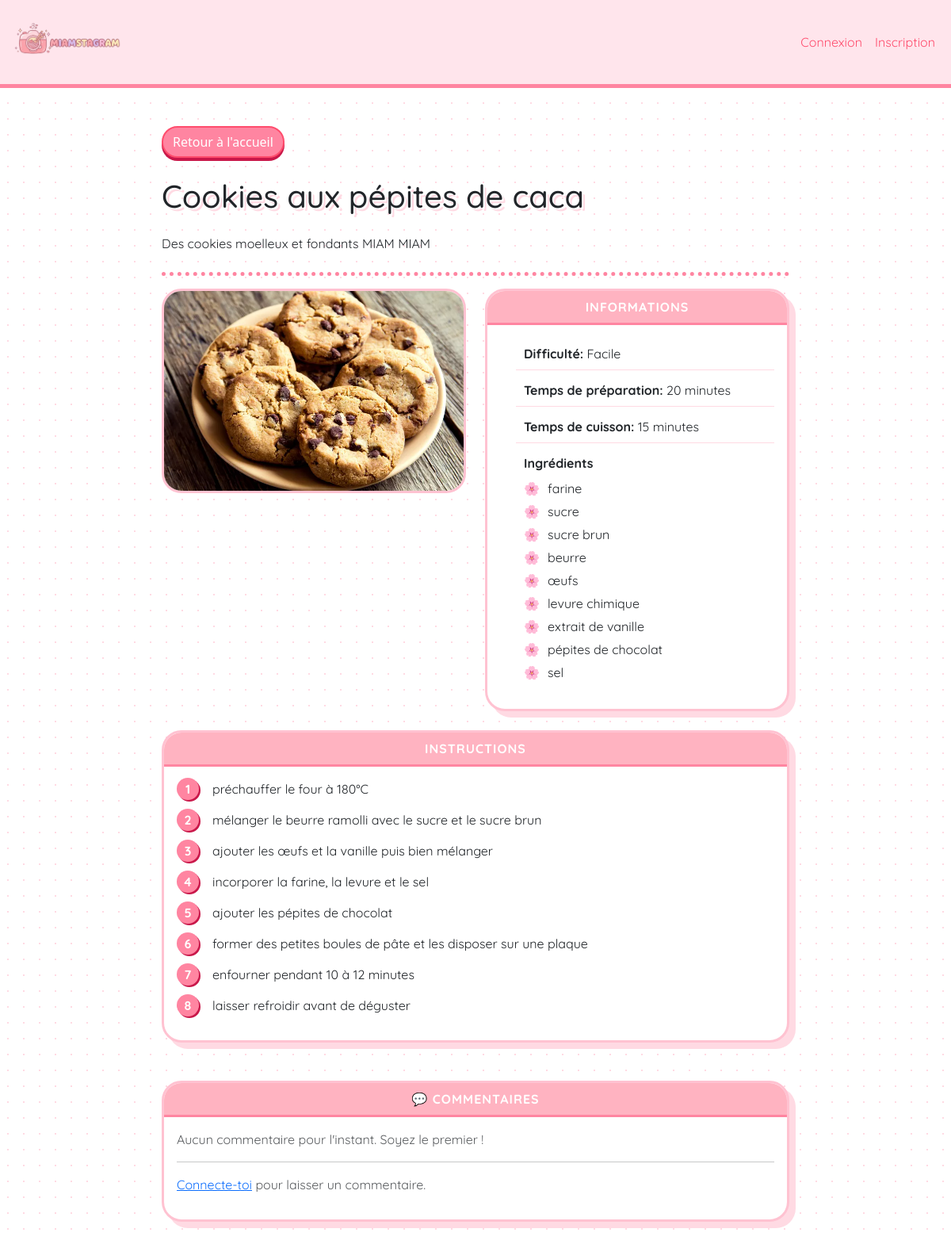
Screenshot of /recettes/1 with the database file from the repository.
### app.py (models this page shows)
class recettes(db.Model):
    recette_id = db.Column(db.Integer, primary_key=True)
    titre = db.Column(db.String(80), nullable=False)
    description = db.Column(db.Text, nullable=False)
    image_file = db.Column(db.String(120), nullable=False, default='default.jpg')
    difficulte = db.Column(db.String(20), nullable=False)
    temps_preparation = db.Column(db.Integer, nullable=False)
    temps_cuisson = db.Column(db.Integer, nullable=True)
    ingredients = db.Column(db.Text, nullable=False)
    instructions = db.Column(db.Text, nullable=False)
    statut = db.Column(db.String(20), nullable=False, default='public')
    auteur_id = db.Column(db.Integer, db.ForeignKey('user.id'), nullable=True)

### app.py (the view)
@app.route('/recettes/<int:recette_id>')
def recettes_page(recette_id):
    recette = recettes.query.get_or_404(recette_id)
    if recette.statut == 'prive' and session.get('user_id') != recette.auteur_id:
        flash("Cette recette est privée.", "danger")
        return redirect(url_for('home'))
    commentaires = Comment.query.filter_by(recette_id=recette_id).all()
    return render_template('recettes.html', recette=recette, commentaires=commentaires)

### templates/recettes.html (shortened to what this page needs)
<!doctype html>
<html lang="fr">
  <head>
    <link
      rel="stylesheet"
      href="{{ url_for('static', filename='css/style.css') }}"
    />
    <link
      href="https://cdn.jsdelivr.net/npm/bootstrap@5.3.8/dist/css/bootstrap.min.css"
      rel="stylesheet"
    />
  </head>
  <body>
    <header class="sticky-top">
      <nav class="navbar navbar-expand-lg bg-body-tertiary">
        <div class="container-fluid">
          <a class="navbar-brand" href="{{ url_for('home') }}">
            <img
              src="{{ url_for('static', filename='img/logo_horizontal.png') }}"
              alt="Logo"
              height="80"
            />
          </a>
          <div class="collapse navbar-collapse" id="navbarSupportedContent">
            <div class="d-flex ms-auto">
              <ul class="navbar-nav me-auto mb-2 mb-lg-0 align-items-center">
                {% if 'user_id' in session %}
                <li class="nav-item me-3">
                  <a
                    class="btn btn-success rounded-pill fw-bold"
                    href="{{ url_for('ajouter_recette') }}"
                    style="
                      background-color: #ff4d6d;
                      border: none;
                      box-shadow: 0 4px 0 #c9184a;
                    "
                  >
                    Créer une recette
                  </a>
                </li>
                <li class="nav-item">
                  <a
                    class="nav-link fw-bold text-primary"
                    href="{{ url_for('profil') }}"
                    >👤 {{ session['username'] }}</a
                  >
                </li>
                <li class="nav-item">
                  <a class="nav-link" href="{{ url_for('deconnexion') }}"
                    >Déconnexion</a
                  >
                </li>
                {% else %}
                <li class="nav-item">
                  <a class="nav-link" href="{{ url_for('connexion') }}"
                    >Connexion</a
                  >
                </li>
                <li class="nav-item">
                  <a class="nav-link" href="{{ url_for('inscription') }}"
                    >Inscription</a
                  >
                </li>
                {% endif %}
              </ul>
            </div>
          </div>
        </div>
      </nav>
    </header>
    <div class="row mt-5 justify-content-center">
      <div class="col-8">
        <a href="{{ url_for('home')}}" class="btn btn-primary mb-4">
          Retour à l'accueil</a
        >
        <h1 class="mb-4">{{ recette.titre }}</h1>
        <p class="mb-4">{{ recette.description }}</p>
        <hr class="my_line mb-3" />
        <div class="row align-items-start">
          <div class="col-md-6">
            <img
              src="{{ url_for('static', filename='img/' + recette.image_file) }}"
              class="img-fluid rounded"
              style="border: 3px solid #ffc2d1; border-radius: 25px !important"
              alt="{{ recette.titre }}"
            />
          </div>
          <div class="col-md-6">
            <div class="card">
              <div class="card-header">Informations</div>
              <div class="card-body">
                <ul class="list-group list-group-flush">
                  <li class="list-group-item">
                    <strong>Difficulté:</strong> {{ recette.difficulte }}
                  </li>
                  <li class="list-group-item">
                    <strong>Temps de préparation:</strong> {{
                    recette.temps_preparation }} minutes
                  </li>
                  <li class="list-group-item">
                    <strong>Temps de cuisson:</strong> {{ recette.temps_cuisson
                    }} minutes
                  </li>
                  <li class="list-group-item">
                    <strong>Ingrédients</strong>
                    <ul class="mt-2">
                      {% for ingredient in recette.ingredients.split(',') %}
                      <li>{{ ingredient.strip() }}</li>
                      {% endfor %}
                    </ul>
                  </li>
                </ul>
              </div>
            </div>
          </div>
        </div>
        <div class="row mt-4 mb-5">
          <div class="col-12">
            <div class="card">
              <div class="card-header">Instructions</div>
              <div class="card-body">
                <ol>
                  {% for etape in recette.instructions.split(';') %} {% if
                  etape.strip() %}
                  <li>{{ etape.strip() }}</li>
                  {% endif %} {% endfor %}
                </ol>
              </div>
            </div>
          </div>
        </div>
        <div class="row mb-5">
          <div class="col-12">
            <div class="card">
              <div class="card-header fw-bold">💬 Commentaires</div>
              <div class="card-body">
                {% if commentaires %} {% for c in commentaires %}
                <div class="border rounded p-3 mb-3 bg-light">
                  <strong>{{ c.auteur.username }}</strong>
                  <p class="mb-0 mt-1">{{ c.contenu }}</p>
                </div>
                {% endfor %} {% else %}
                <p class="text-muted">
                  Aucun commentaire pour l'instant. Soyez le premier !
                </p>
                {% endif %}
                <hr />
                {% if session.user_id %}
                <form
                  method="POST"
                  action="{{ url_for('commenter', recette_id=recette.recette_id) }}"
                >
                  <div class="mb-3">
                    <label for="contenu" class="form-label fw-bold"
                      >Laisser un commentaire</label
                    >
                    <textarea
                      class="form-control"
                      id="contenu"
                      name="contenu"
                      rows="3"
                      placeholder="Votre commentaire..."
                      maxlength="500"
                      required
                    ></textarea>
                  </div>
                  <button type="submit" class="btn btn-primary rounded-pill">
                    Envoyer
                  </button>
                </form>
                {% else %}
                <p class="text-muted">
                  <a href="{{ url_for('connexion') }}">Connecte-toi</a> pour
                  laisser un commentaire.
                </p>
                {% endif %}
              </div>
            </div>
          </div>
        </div>
      </div>
    </div>
  </body>
</html>

### static/css/style.css (style rules this page uses)
:root { --bs-primary: #ff85a1; --bs-primary-rgb: 255, 133, 161; --bs-body-bg: #fff0f3; --bs-body-color: #7a4a53; --bs-border-color: #ffc2d1; }
body { background-image: radial-gradient(#ffdae3 1px, transparent 1px); background-size: 20px 20px; font-family: 'Segoe UI', Roboto, 'Helvetica Neue', sans-serif; }
.navbar.bg-body-tertiary { background-color: #ffe5ec !important; border-bottom: 5px solid #ff85a1; }
.navbar-brand { color: #ff4d6d !important; font-weight: 900; text-transform: uppercase; letter-spacing: 1px; }
.card { background-color: #ffffff; border: 3px solid #ffc2d1 !important; border-radius: 25px !important; box-shadow: 8px 8px 0px #ffdae3; transition: all 0.2s ease; }
.btn-primary { background-color: #ff85a1 !important; border: 2px solid #ff4d6d !important; border-radius: 50px !important; color: white !important; padding: 8px 20px; box-shadow: 0 4px 0 #c9184a; }
.my_line { border-top: 5px dotted #ff85a1 !important; opacity: 1; }
h1, h2 { color: #ff4d6d; text-shadow: 2px 2px 0px #ffffff, 4px 4px 0px #ffdae3; }
body, p, .navbar, .card, .btn { font-family: 'Quicksand', sans-serif; }
.nav-link { color: #ff4d6d !important; font-weight: 700; transition: all 0.3s ease; }
.card-header { background-color: #ffb3c1 !important; color: white !important; font-weight: bold; text-transform: uppercase; border-bottom: 3px solid #ff85a1 !important; border-radius: 22px 22px 0 0 !important; text-align: center; letter-spacing: 1px; }
.list-group-item { background-color: transparent !important; border-color: #ffdae3 !important; color: #7a4a53; padding: 12px 20px; }
.card-body ul { list-style-type: '🌸'; padding-left: 20px; }
.card-body ul li { padding-left: 10px; margin-bottom: 5px; }
.card-body ol { counter-reset: kawaii-counter; list-style: none; padding-left: 0; }
.card-body ol li { counter-increment: kawaii-counter; margin-bottom: 15px; position: relative; padding-left: 45px; }
.card-body ol li::before { content: counter(kawaii-counter); position: absolute; left: 0; top: -2px; background-color: #ff85a1; color: white; width: 28px; height: 28px; border-radius: 50%; display: flex; align-items: center; justify-content: center; font-weight: bold; box-shadow: 2px 2px 0px #c9184a; }
h1 { font-family: 'Quicksand', sans-serif; font-weight: 700; }

### rows the page displays
recettes: titre "Cookies aux pépites de caca", description "Des cookies moelleux et fondants MIAM MIAM", image_file (picture), difficulte "Facile", temps_preparation "20", temps_cuisson "15"

### other values shown
{{ ingredient.strip() }} "farine" "sucre" "sucre brun" "beurre" "œufs" "levure chimique" "extrait de vanille" "pépites de chocolat" "sel"
{{ etape.strip() }} "préchauffer le four à 180°C" "mélanger le beurre ramolli avec le sucre et le sucre brun" "ajouter les œufs et la vanille puis bien mélanger" "incorporer la farine, la levure et le sel" "ajouter les pépites de chocolat" "former des petites boules de pâte et les disposer sur une plaque" "enfourner pendant 10 à 12 minutes" "laisser refroidir avant de déguster"
